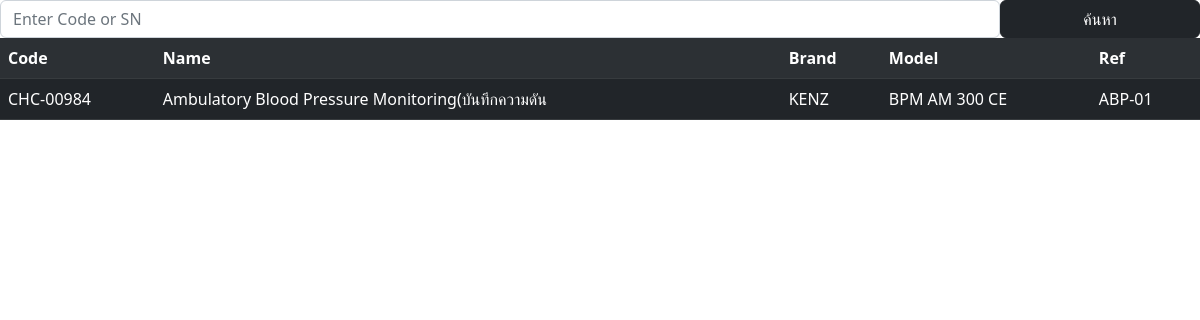
/list.php?code=CHC-00984, run on an earlier commit of the app's database.
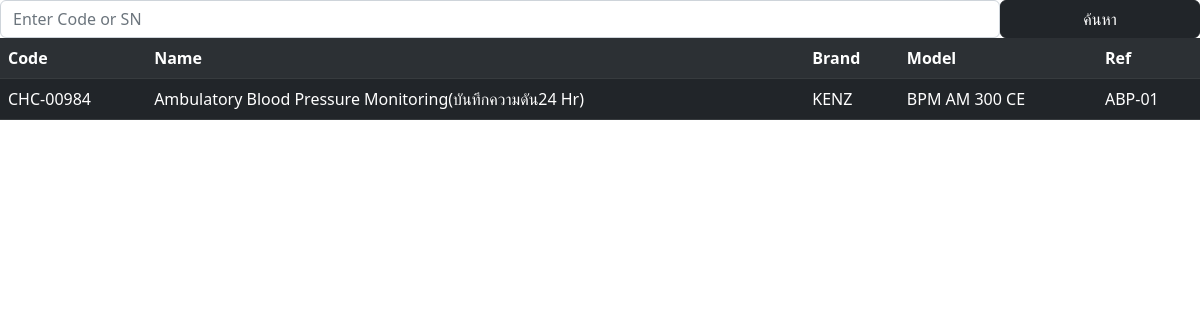
And on a later commit of the database.
### tables this page shows
CREATE TABLE cpy(
   ID      INTEGER  NOT NULL PRIMARY KEY AUTO_INCREMENT
  ,Code    VARCHAR(20) NOT NULL
  ,Ward    VARCHAR(50)
  ,Name    VARCHAR(100)
  ,Brand   VARCHAR(50)
  ,Model   VARCHAR(50)
  ,SN      VARCHAR(50)
  ,Ref     VARCHAR(50)
  ,Caldate DATE 
  ,Comment VARCHAR(200)
);

### list.php (the view, shortened to what this page needs)
<!DOCTYPE html>
<html lang="en">
<head>
  <link rel="stylesheet" href="https://cdn.jsdelivr.net/npm/bootstrap@5.2.0/dist/css/bootstrap.min.css" />
  <link rel="stylesheet" href="https://cdn.jsdelivr.net/npm/bootstrap-icons@1.7.2/font/bootstrap-icons.css" />
  <link rel="stylesheet" href="https://cdnjs.cloudflare.com/ajax/libs/font-awesome/4.7.0/css/font-awesome.min.css" />
  <link rel="stylesheet" href="main.css">
</head>
<body>
  <div class="row g-0">
    <div class="col-10">
      <input id="inSearch" value="" class="form-control" placeholder="Enter Code or SN">
    </div>
    <div class="col-2">
      <button id="btnSearch" onclick="goSearch()" class="btn btn-dark w-100">ค้นหา</button>
    </div>
  </div>
  <?php
  include_once("conf.php");
  $conn = new mysqli($cpy_server, $cpy_user, $cpy_pass, $cpy_db);
  $code = isset($_GET['code']) ? $_GET['code'] : "";
  $sql = "SELECT * FROM cpy WHERE Code LIKE '%$code%'OR Ref LIKE '%$code%' ORDER BY Ref ASC";
  $result = mysqli_query($conn, $sql);
  echo "<table class='table table-striped table-dark'>
<tr href='#' class='header'>
<th>Code</th>
<th>Name</th>
<th>Brand</th>
<th>Model</th>
<th>Ref</th>
</tr>";
  while ($row = mysqli_fetch_array($result)) {
    echo "<tr href='device.php?id=" . $row['Code'] . "'>";
    echo "<td>" . $row['Code'] . "</td>";
    echo "<td>" . $row['Name'] . "</td>";
    echo "<td>" . $row['Brand'] . "</td>";
    echo "<td>" . $row['Model'] . "</td>";
    echo "<td>" . $row['Ref'] . "</td>";
    echo "</tr>";
  }
  echo "</table>";
  ?>
</body>
</html>

### list.php (style rules this page uses)
.header { position: sticky; top: 0; }

What changed in the data, as far as the page shows it:
changed cpy "CHC-00984": Name "Ambulatory Blood Pressure Monitoring(บันทึกความดัน" → "Ambulatory Blood Pressure Monitoring(บันทึกความดัน24 Hr)"
